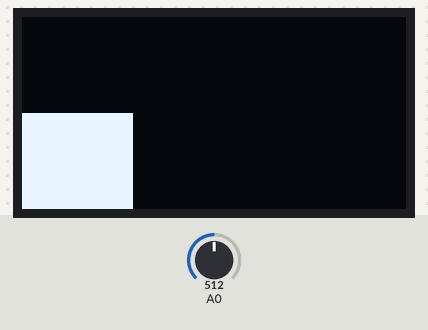
A sketch run on a simulated Arduino Uno, built with avr-gcc and run on an emulated ATmega328P. Shown: 128×64 one-colour display. The inputs (shaded band) are chosen by the test bench; at power-on: A0 = 512. What the sketch prints to the serial monitor is not drawn.

Above: at 1.2 s.
1.3 s: A0 set to 17
At 1.79 s:
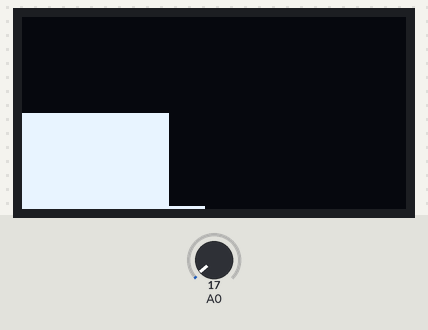
4.3 s: A0 set to 14
At 7.1 s:
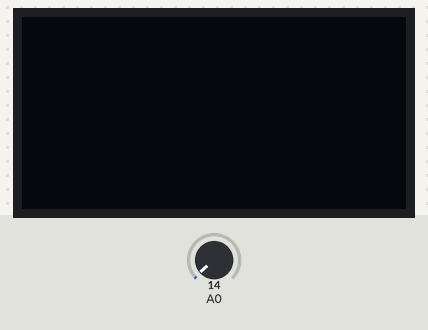
7.3 s: A0 set to 122
At 7.82 s:
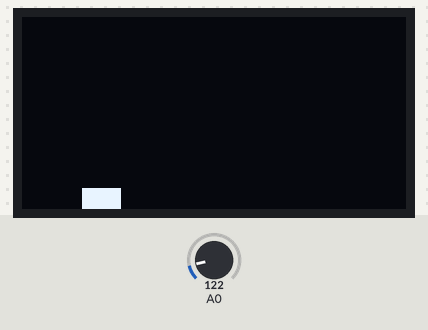
Timing chart, 0 to 10.3 s (numbered marks = the images above; inputs shaded):
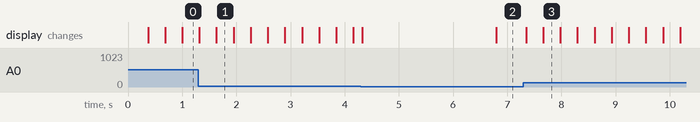

Measured:
- the behaviour switches between 16 and 15 on A0 (found by bisection; images 1 and 2)
- after the input at 7.3 s, the display: first changes after 0.05 s (image 3 shows a later state)

The sketch:

SSD1306_OLED_graph.ino
```cpp
/*
  Minimal example for SSD1306 OLED display
  manufacturer's site: http://www.solomon-systech.com/en/product/advanced-display/oled-display-driver-ic/ssd1306/
  datasheet: https://www.crystalfontz.com/controllers/SolomonSystech/SSD1306/339/
  library: http://librarymanager/All#Adafruit_SSD1306

  These displays are common and inexpensive online, and require only the
  I2C pins (SDA and SCL) from an Arduino. The Adafruit library works well with them.

  This example reads the millis() and ana analog sensor and displays both.
  It's written for a 128x64 display, but can be modified to fit a 128x32 display as well.
  Change the SCREEN_HEIGHT to change displays, and adjust font sizes and cursor locations
  to suit your application.

  created 4 Oct 2021
  by Tom Igoe
  based on the Adafruit_SSD1306 library examples
*/

#include <Wire.h>
#include <Adafruit_SSD1306.h>
#include <Adafruit_GFX.h>

const int SCREEN_WIDTH = 128; // OLED display width, in pixels
const int SCREEN_HEIGHT = 64; // OLED display height, in pixels

// initialize the display:
Adafruit_SSD1306 display(SCREEN_WIDTH, SCREEN_HEIGHT);

int xPos = 0;
void setup() {
  // initialize serial and wait 3 secs for serial monitor to open:
  Serial.begin(9600);
  if (!Serial) delay(3000);
  // first parameter of begin() sets voltage source.
  // SSD1306_SWITCHCAPVCC is for 3.3V
  // second parameter is I2C address, which is
  // 0x3C, or 3D for some 128x64 modules:
  if (!display.begin(SSD1306_SWITCHCAPVCC, 0x3C)) {
    Serial.println("Display setup failed");
    while (true);
  }
  Serial.println("Display is good to go");
  // clear the display:
  display.clearDisplay();
}

void loop() {
  int sensorReading = analogRead(A0);
  int graphHeight = SCREEN_HEIGHT - map(sensorReading, 0, 1023, 0, SCREEN_HEIGHT);
  display.drawLine(xPos, SCREEN_HEIGHT, xPos, graphHeight, SSD1306_WHITE);
  xPos++;
  if (xPos > SCREEN_WIDTH) {
    xPos = 0;
    // clear the display:
    display.clearDisplay();
  }

  // push everything out to the screen:
  display.display();
}
```
